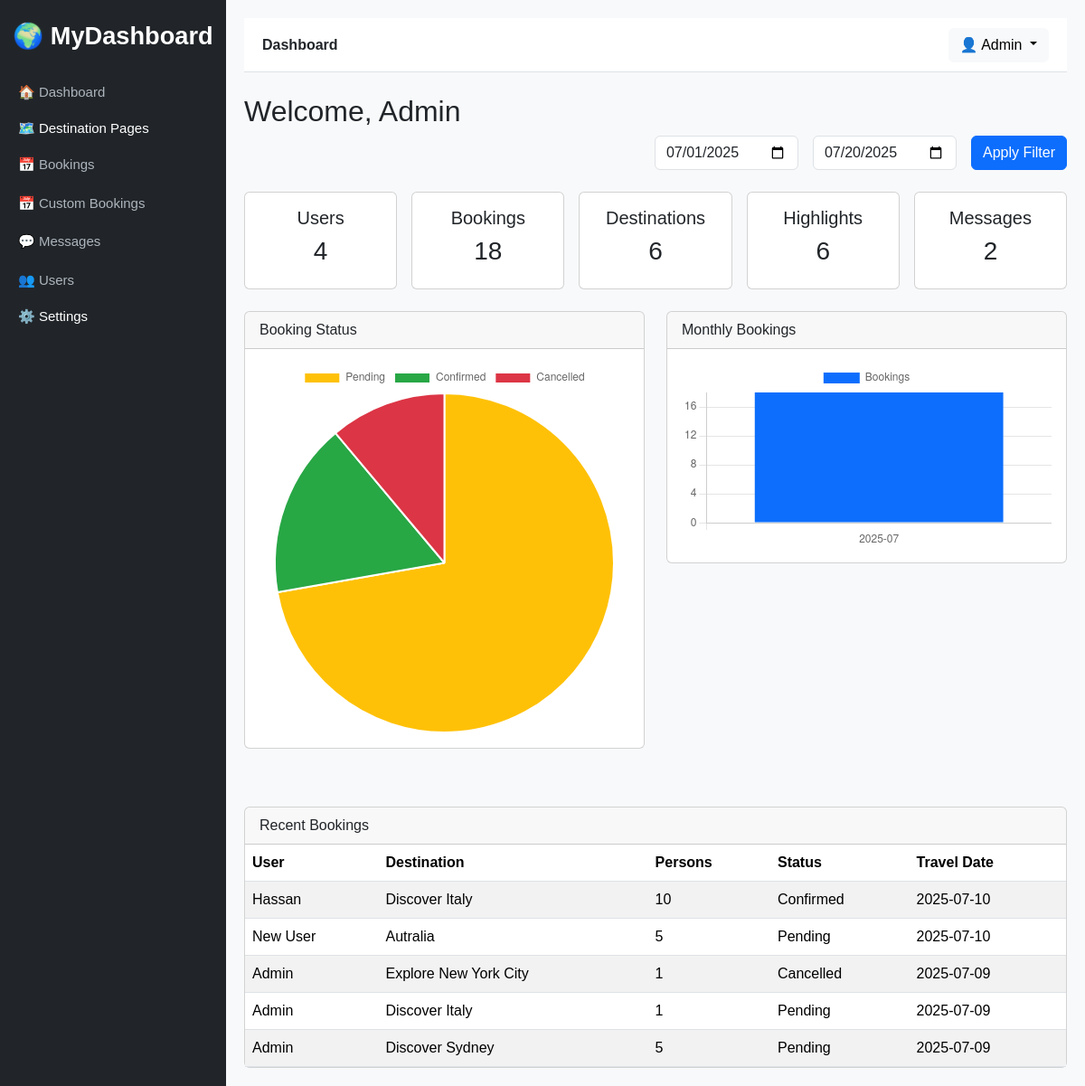
The app's page /admin/dashboard (signed in), older data.
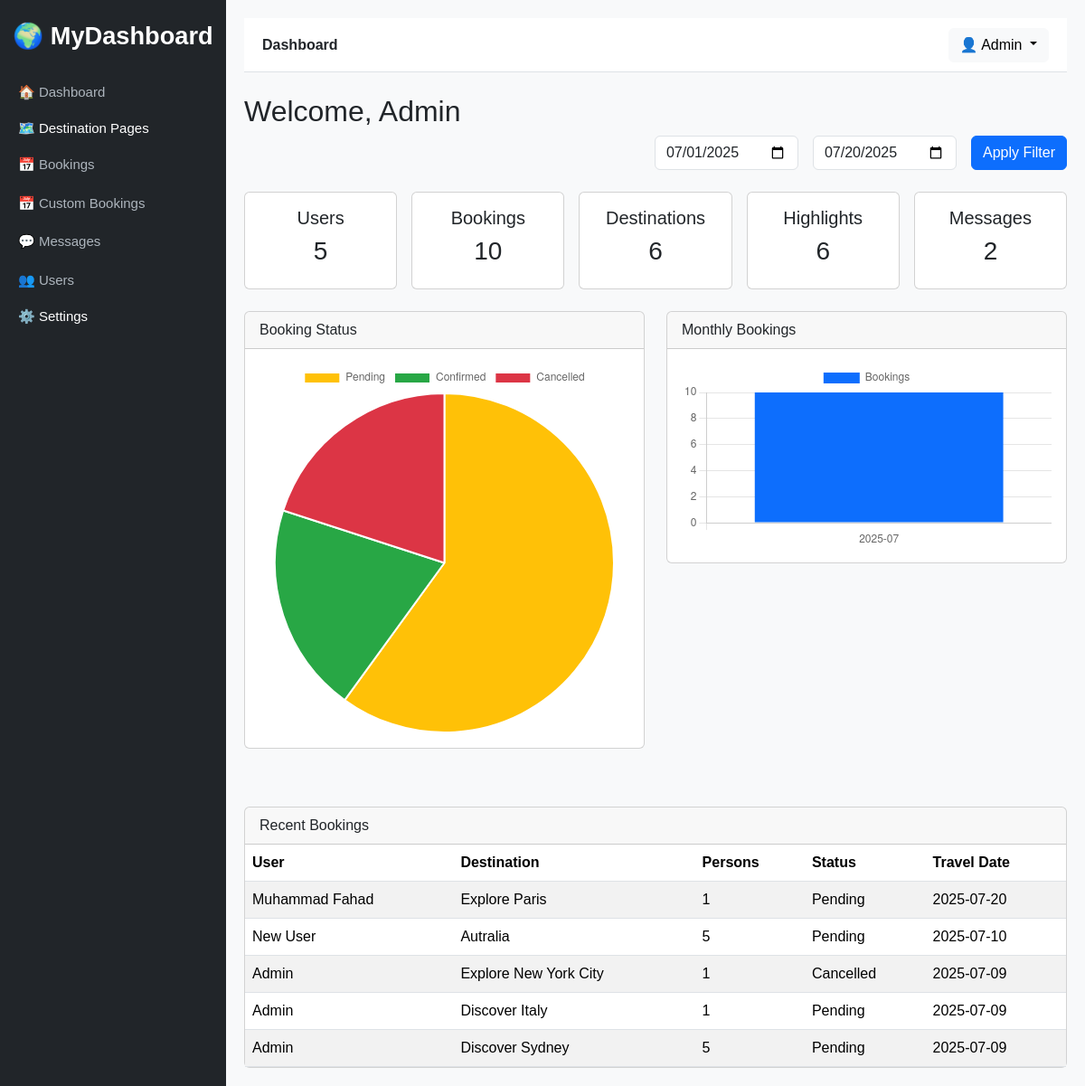
The same page, newer data.
### tables this page shows
CREATE TABLE IF NOT EXISTS `bookings` (
  `id` int NOT NULL AUTO_INCREMENT,
  `user_id` int DEFAULT NULL,
  `destination_slug` varchar(255) DEFAULT NULL,
  `destination_title` varchar(255) NOT NULL,
  `phone` varchar(20) NOT NULL,
  `travel_date` date NOT NULL,
  `persons` int NOT NULL,
  `amount` decimal(10,2) NOT NULL DEFAULT '0.00',
  `total_price` decimal(10,2) NOT NULL DEFAULT '0.00',
  `message` text,
  `status` enum('Pending','Confirmed','Cancelled') DEFAULT 'Pending',
  `reason` varchar(255) DEFAULT NULL,
  `created_at` timestamp NULL DEFAULT CURRENT_TIMESTAMP,
  `guest_id` int DEFAULT NULL,
  `agent_message` text,
  `source` enum('site','chatbot','agent') DEFAULT 'site',
  `channel` enum('book_now','talk_to_agent') DEFAULT 'book_now',
  PRIMARY KEY (`id`),
  KEY `user_id` (`user_id`),
  KEY `destination_slug` (`destination_slug`),
  KEY `fk_guest` (`guest_id`)
);

CREATE TABLE IF NOT EXISTS `users` (
  `id` int NOT NULL AUTO_INCREMENT,
  `name` varchar(100) NOT NULL,
  `email` varchar(100) NOT NULL,
  `password` varchar(255) NOT NULL,
  `role` enum('admin','user') DEFAULT 'user',
  `created_at` timestamp NULL DEFAULT CURRENT_TIMESTAMP,
  `status` enum('active','suspended') DEFAULT 'active',
  PRIMARY KEY (`id`),
  UNIQUE KEY `email` (`email`)
);

### index.php (called while the page is built, shortened)
<?php
$request = strtok($_GET['page'] ?? 'home', '?');
$path = "pages/$request.php";
$layout = 'layouts/main.php';
if (preg_match('/^admin\//', $request)) {
    $layout = 'layouts/admin.php';
} elseif (preg_match('/^user\//', $request)) {
    require_once 'includes/auth_user.php';
    $layout = 'layouts/admin.php';
} elseif (in_array($request, ['login', 'register'])) {
    require_once $path;
    exit;
}
require_once $layout;

### pages/admin/dashboard.php (the view, shortened to what the changed rows need)
<?php
require_once 'config/db.php';
$from = $_GET['from'] ?? date('Y-m-01');
$to = $_GET['to'] ?? date('Y-m-d');
function countTable($conn, $table)
{
    return $conn->query("SELECT COUNT(*) as total FROM `$table`")
        ->fetch_assoc()['total'];
}
$users      = countTable($conn, 'users');
$bookings   = countTable($conn, 'bookings');
$statusRes = $conn->query("
  SELECT status, COUNT(*) total
  FROM bookings
  WHERE created_at BETWEEN '$from 00:00:00' AND '$to 23:59:59'
  GROUP BY status
");
$stats = ['Pending' => 0, 'Confirmed' => 0, 'Cancelled' => 0];
while ($r = $statusRes->fetch_assoc()) {
    $stats[$r['status']] = (int)$r['total'];
}
$mon = $conn->query("
  SELECT DATE_FORMAT(created_at,'%Y-%m') m, COUNT(*) c
  FROM bookings
  WHERE created_at BETWEEN '$from 00:00:00' AND '$to 23:59:59'
  GROUP BY m ORDER BY m
");
$months = [];
$monthCount = [];
while ($r = $mon->fetch_assoc()) {
    $months[] = $r['m'];
    $monthCount[] = (int)$r['c'];
}
$recent = $conn->query("
  SELECT b.*, u.name
  FROM bookings b JOIN users u ON b.user_id=u.id
  ORDER BY b.id DESC LIMIT 5
");
?>
<h2>Welcome, <?= htmlspecialchars($_SESSION['user']['name'] ?? 'Admin') ?></h2>
<div class="row g-3 mb-4">
    <div class="col-lg">
        <div class="card text-center">
            <div class="card-body">
                <h5>Users</h5>
                <h3><?= $users ?></h3>
            </div>
        </div>
    </div>
    <div class="col-lg">
        <div class="card text-center">
            <div class="card-body">
                <h5>Bookings</h5>
                <h3><?= $bookings ?></h3>
            </div>
        </div>
    </div>
</div>
<div class="row mb-5">
    <div class="col-md-6 mb-3">
        <div class="card">
            <div class="card-body">
                <canvas id="statusChart"></canvas>
            </div>
        </div>
    </div>
    <div class="col-md-6 mb-3">
        <div class="card">
            <div class="card-body">
                <canvas id="monthlyChart"></canvas>
            </div>
        </div>
    </div>
</div>
<div class="card">
    <div class="card-body p-0">
        <table class="table table-striped mb-0">
            <thead>
                <tr>
                    <th>User</th>
                    <th>Destination</th>
                    <th>Persons</th>
                    <th>Status</th>
                    <th>Travel Date</th>
                </tr>
            </thead>
            <tbody>
                <?php while ($r = $recent->fetch_assoc()): ?>
                    <tr>
                        <td><?= htmlspecialchars($r['name']) ?></td>
                        <td><?= htmlspecialchars($r['destination_title']) ?></td>
                        <td><?= $r['persons'] ?></td>
                        <td><?= $r['status'] ?></td>
                        <td><?= $r['travel_date'] ?></td>
                    </tr>
                <?php endwhile; ?>
            </tbody>
        </table>
    </div>
</div>
<script>
    const pie = new Chart(document.getElementById('statusChart'), {
        type: 'pie',
        data: {
            labels: ['Pending', 'Confirmed', 'Cancelled'],
            datasets: [{
                data: [<?= $stats['Pending'] ?>, <?= $stats['Confirmed'] ?>, <?= $stats['Cancelled'] ?>],
                backgroundColor: ['#ffc107', '#28a745', '#dc3545']
            }]
        }
    });
    const bar = new Chart(document.getElementById('monthlyChart'), {
        type: 'bar',
        data: {
            labels: <?= json_encode($months) ?>,
            datasets: [{
                label: 'Bookings',
                data: <?= json_encode($monthCount) ?>,
                backgroundColor: '#0d6efd'
            }]
        },
        options: {
            scales: {
                y: {
                    beginAtZero: true
                }
            }
        }
    });
</script>

Row changes from the older to the newer data that the page shows:
removed bookings: user.name "Hassan", destination_title "Discover Italy", persons "10", status "Confirmed", travel_date "2025-07-10"
added bookings: user.name "Muhammad Fahad", destination_title "Explore Paris", persons "1", status "Pending", travel_date "2025-07-20"
Text that changed along with them:
$users: "4" → "5"
$bookings: "18" → "10"
chart data {{ $stats['Pending'] }}: 13 → 6
chart data {{ $stats['Confirmed'] }}: 3 → 2
chart data {{ json_encode($monthCount) }}: [18] → [10]
